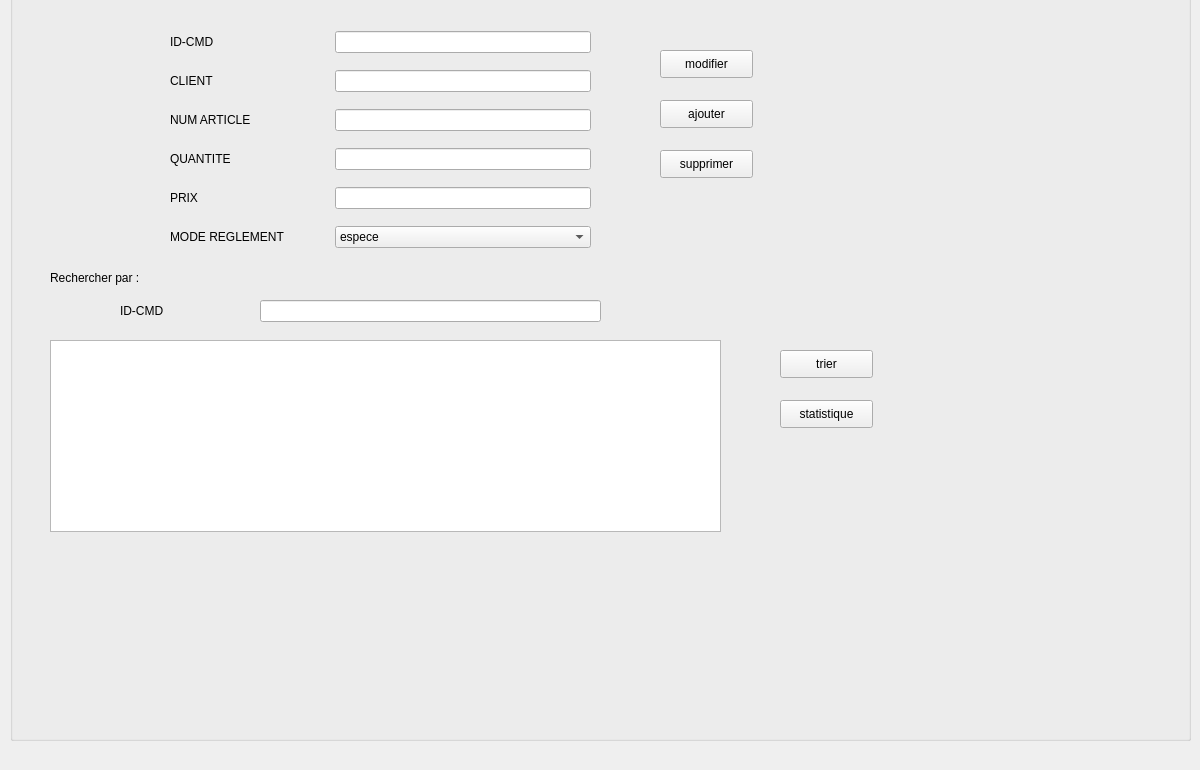
      <widget class="QWidget" name="tab_6">
       <attribute name="title">
        <string>vente</string>
       </attribute>
       <widget class="QGroupBox" name="groupBox_6">
        <property name="geometry">
         <rect>
          <x>10</x>
          <y>-20</y>
          <width>1181</width>
          <height>761</height>
         </rect>
        </property>
        <property name="title">
         <string/>
        </property>
        <widget class="QTableView" name="tabe">
         <property name="geometry">
          <rect>
           <x>40</x>
           <y>360</y>
           <width>671</width>
           <height>192</height>
          </rect>
         </property>
        </widget>
        <widget class="QPushButton" name="pb_modifier">
         <property name="geometry">
          <rect>
           <x>650</x>
           <y>70</y>
           <width>93</width>
           <height>28</height>
          </rect>
         </property>
         <property name="text">
          <string>modifier</string>
         </property>
        </widget>
        <widget class="QPushButton" name="pb_supprimer">
         <property name="geometry">
          <rect>
           <x>650</x>
           <y>170</y>
           <width>93</width>
           <height>28</height>
          </rect>
         </property>
         <property name="text">
          <string>supprimer</string>
         </property>
        </widget>
        <widget class="QPushButton" name="pb_ajouter">
         <property name="geometry">
          <rect>
           <x>650</x>
           <y>120</y>
           <width>93</width>
           <height>28</height>
          </rect>
         </property>
         <property name="text">
          <string>ajouter</string>
         </property>
        </widget>
        <widget class="QPushButton" name="pb_trier">
         <property name="geometry">
          <rect>
           <x>770</x>
           <y>370</y>
           <width>93</width>
           <height>28</height>
          </rect>
         </property>
         <property name="text">
          <string>trier</string>
         </property>
        </widget>
        <widget class="QPushButton" name="pb_statistique">
         <property name="geometry">
          <rect>
           <x>770</x>
           <y>420</y>
           <width>93</width>
           <height>28</height>
          </rect>
         </property>
         <property name="text">
          <string>statistique</string>
         </property>
        </widget>
        <widget class="QWidget" name="layoutWidget_9">
         <property name="geometry">
          <rect>
           <x>160</x>
           <y>40</y>
           <width>421</width>
           <height>241</height>
          </rect>
         </property>
         <layout class="QGridLayout" name="gridLayout_6">
          <property name="sizeConstraint">
           <enum>QLayout::SetDefaultConstraint</enum>
          </property>
          <property name="horizontalSpacing">
           <number>50</number>
          </property>
          <item row="0" column="1">
           <widget class="QLineEdit" name="lineEdit_id"/>
          </item>
          <item row="1" column="1">
           <widget class="QLineEdit" name="lineEdit_nom_2"/>
          </item>
          <item row="2" column="1">
           <widget class="QLineEdit" name="lineEdit_num"/>
          </item>
          <item row="1" column="0">
           <widget class="QLabel" name="label_47">
            <property name="text">
             <string>CLIENT</string>
            </property>
           </widget>
          </item>
          <item row="2" column="0">
           <widget class="QLabel" name="label_46">
            <property name="text">
             <string>NUM ARTICLE</string>
            </property>
           </widget>
          </item>
          <item row="3" column="0">
           <widget class="QLabel" name="label_48">
            <property name="text">
             <string>QUANTITE</string>
            </property>
           </widget>
          </item>
          <item row="4" column="0">
           <widget class="QLabel" name="label_49">
            <property name="text">
             <string>PRIX</string>
            </property>
           </widget>
          </item>
          <item row="3" column="1">
           <widget class="QLineEdit" name="lineEdit_quantite"/>
          </item>
          <item row="4" column="1">
           <widget class="QLineEdit" name="lineEdit_prix"/>
          </item>
          <item row="0" column="0">
           <widget class="QLabel" name="label_45">
            <property name="text">
             <string>ID-CMD</string>
            </property>
           </widget>
          </item>
          <item row="5" column="0">
           <widget class="QLabel" name="label_50">
            <property name="text">
             <string>MODE REGLEMENT</string>
            </property>
           </widget>
          </item>
          <item row="5" column="1">
           <widget class="QComboBox" name="comboBox">
            <item>
             <property name="text">
              <string>espece</string>
             </property>
            </item>
            <item>
             <property name="text">
              <string>cheque</string>
             </property>
            </item>
            <item>
             <property name="text">
              <string>virement</string>
             </property>
            </item>
           </widget>
          </item>
         </layout>
        </widget>
        <widget class="QLineEdit" name="lineEdit_6">
         <property name="geometry">
          <rect>
           <x>250</x>
           <y>320</y>
           <width>341</width>
           <height>22</height>
          </rect>
         </property>
        </widget>
        <widget class="QLabel" name="label_55">
         <property name="geometry">
          <rect>
           <x>110</x>
           <y>320</y>
           <width>107</width>
           <height>22</height>
          </rect>
         </property>
         <property name="text">
          <string>ID-CMD</string>
         </property>
        </widget>
        <widget class="QLabel" name="label_56">
         <property name="geometry">
          <rect>
           <x>40</x>
           <y>290</y>
           <width>101</width>
           <height>16</height>
          </rect>
         </property>
         <property name="text">
          <string>Rechercher par :</string>
         </property>
        </widget>
       </widget>
      </widget>
